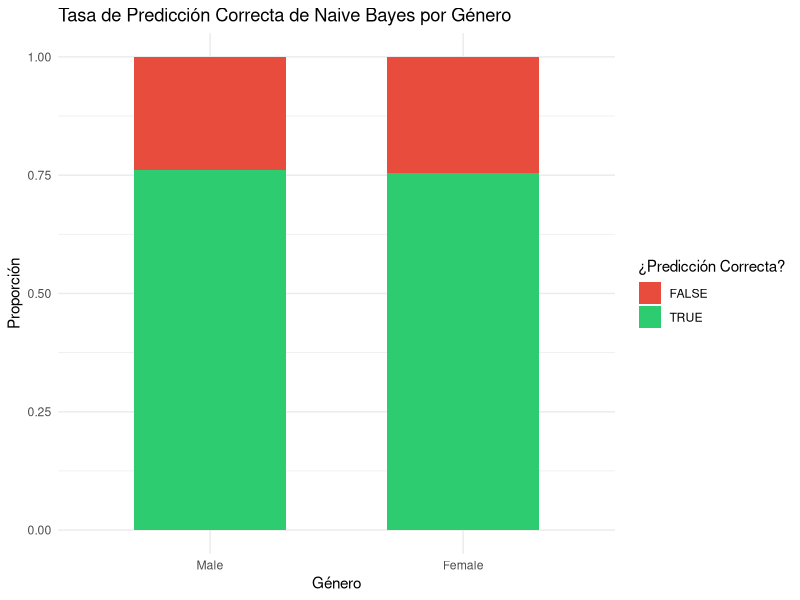

Source code (R):
# ==============================================================================
# 22_naive_bayes_clasificacion.R: Clasificador Naive Bayes
# ==============================================================================

# 1. Carga de librerías
library(tidyverse)
# Nota: Si no tiene instalado 'e1071', ejecute: install.packages("e1071")
library(e1071)

# 2. Carga y preprocesamiento de datos
# Utilizaremos el dataset histórico de sobrevivientes del Titanic (categorizado)
data("Titanic")
datos_titanic <- as.data.frame(Titanic) %>% 
  uncount(Freq) %>% # Expandir el conteo a registros individuales
  as_tibble()

# Conversión a factores
datos_titanic <- datos_titanic %>%
  mutate(across(everything(), as.factor))

# División en entrenamiento (80%) y prueba (20%)
set.seed(321)
indices <- sample(1:nrow(datos_titanic), size = 0.8 * nrow(datos_titanic))
entrenamiento <- datos_titanic[indices, ]
prueba <- datos_titanic[-indices, ]

# 3. Entrenamiento del modelo Naive Bayes
# Predecir si sobrevivió (Survived) basándonos en Clase, Sexo y Edad
modelo_nb <- naiveBayes(Survived ~ Class + Sex + Age, data = entrenamiento)

# Resumen del modelo (Probabilidades condicionales e a priori)
print(modelo_nb)

# 4. Evaluación y Visualización
# Predicciones de clase y probabilidades asociadas
predicciones <- predict(modelo_nb, newdata = prueba)
probabilidades <- predict(modelo_nb, newdata = prueba, type = "raw")

# Matriz de confusión
matriz_confusion <- table(Real = prueba$Survived, Predicho = predicciones)
print("Matriz de Confusión:")
print(matriz_confusion)

# Exactitud (Accuracy)
exactitud <- mean(predicciones == prueba$Survived)
print(paste("Exactitud (Accuracy):", round(exactitud, 4)))

# Visualización de la distribución de predicciones correctas por Género
resultados <- prueba %>%
  mutate(Predicho = predicciones,
         Correcto = Survived == Predicho)

ggplot(resultados, aes(x = Sex, fill = Correcto)) +
  geom_bar(position = "fill", width = 0.6) +
  scale_fill_manual(values = c("TRUE" = "#2ecc71", "FALSE" = "#e74c3c")) +
  theme_minimal() +
  labs(title = "Tasa de Predicción Correcta de Naive Bayes por Género",
       x = "Género",
       y = "Proporción",
       fill = "¿Predicción Correcta?")
